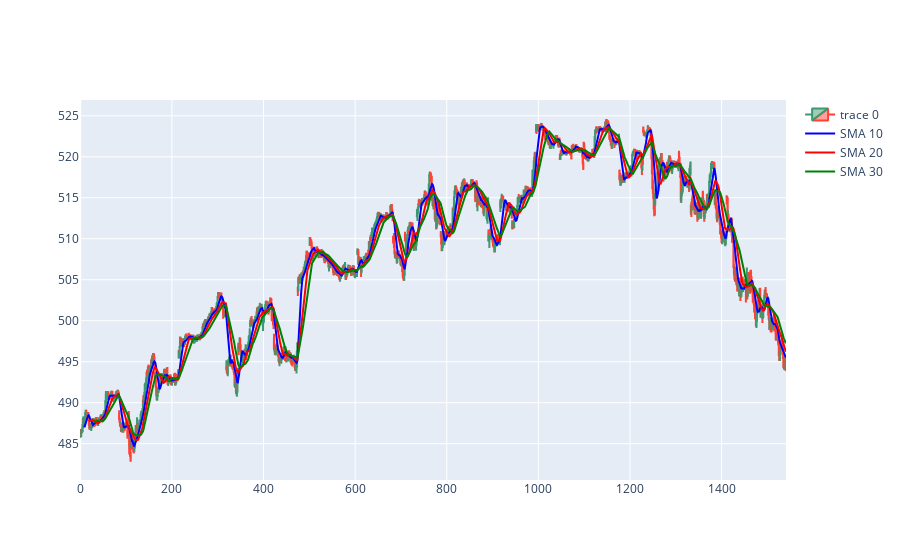

Notebook code for this chart:
### Code cell
import plotly.graph_objects as go

dfpl = data[:]
fig = go.Figure(data=[go.Candlestick(x=dfpl.index,
                open=dfpl['Open'],
                high=dfpl['High'],
                low=dfpl['Low'],
                close=dfpl['Close'])])

# Add the moving averages to the plot
fig.add_trace(go.Scatter(x=dfpl.index, y=dfpl['SMA_10'], mode='lines', name='SMA 10', line=dict(color='blue')))
fig.add_trace(go.Scatter(x=dfpl.index, y=dfpl['SMA_20'], mode='lines', name='SMA 20', line=dict(color='red')))
fig.add_trace(go.Scatter(x=dfpl.index, y=dfpl['SMA_30'], mode='lines', name='SMA 30', line=dict(color='green')))

fig.update_layout(xaxis_rangeslider_visible=False)
fig.show()

### Figure 1 — Plotly figure (JSON) as saved in the notebook; plotly's stock layout.template omitted (floating-point values rounded to 4 significant figures; data arrays with more than 128 entries replaced by an {"elided": "..."} marker saying what was removed)
{"data": [{"close": {"elided": "1541 float values"}, "high": {"elided": "1541 float values"}, "low": {"elided": "1541 float values"}, "open": {"elided": "1541 float values"}, "type": "candlestick", "x": {"elided": "1541 int values"}}, {"line": {"color": "blue"}, "mode": "lines", "name": "SMA 10", "type": "scatter", "x": {"elided": "1541 int values"}, "y": {"elided": "1541 float values"}}, {"line": {"color": "red"}, "mode": "lines", "name": "SMA 20", "type": "scatter", "x": {"elided": "1541 int values"}, "y": {"elided": "1541 float values"}}, {"line": {"color": "green"}, "mode": "lines", "name": "SMA 30", "type": "scatter", "x": {"elided": "1541 int values"}, "y": {"elided": "1541 float values"}}], "layout": {"xaxis": {"rangeslider": {"visible": false}}}}
